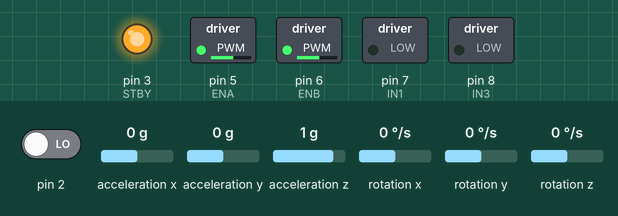
The sketch below on a simulated Arduino Uno, built with avr-gcc and run on an emulated ATmega328P. Shown: switched loads named in the sketch (green lamp = pin HIGH), output pins drawn as LEDs (lit = HIGH). The test bench sets the inputs (shaded band); at power-on: acceleration y 0 g, acceleration z 1 g, pin 2 LOW, acceleration x 0 g, rotation x 0 °/s, rotation y 0 °/s, rotation z 0 °/s. The sensor or clock chip raises its interrupt line as the real part does; what the sketch prints to the serial monitor is not drawn.

Above: at 1.7 s.
1.8 s: acceleration y set to -1.4 g
At 2.3 s:
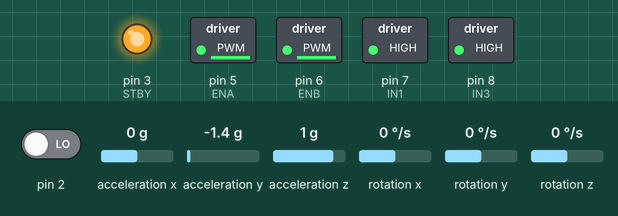
3.3 s: acceleration z set to 0.8 g
At 3.6 s:
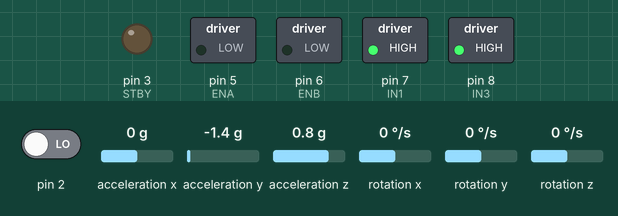
4.8 s: acceleration y set to 0 g
At 5.2 s:
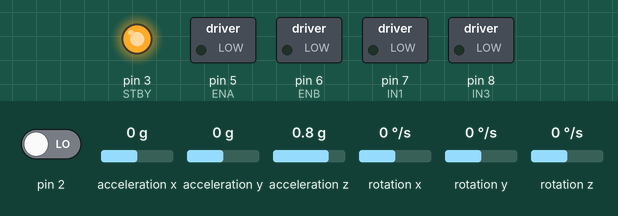
7.8 s: acceleration y set to -0.8 g
At 8.2 s:
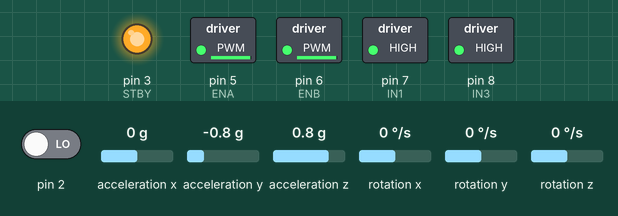
9.3 s: acceleration y set to 0.8 g
At 10.6 s:
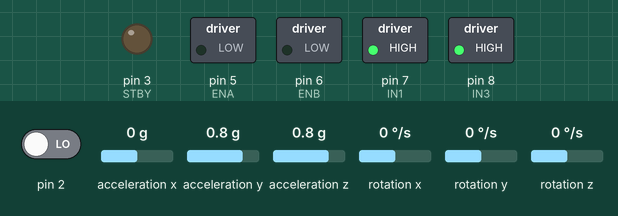
Timing chart, 0 to 11.8 s (numbered marks = the images above; inputs shaded):
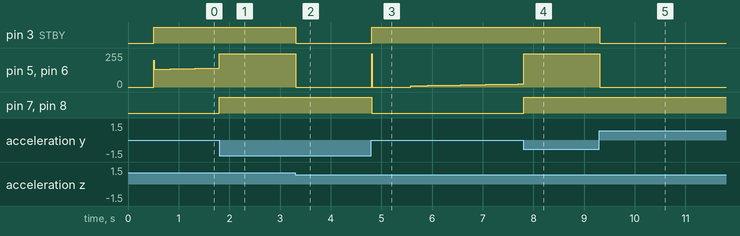

The sketch:

Arduino.ino
```cpp
#include "I2Cdev.h"
#include <PID_v1.h>
#include <Wire.h>
#include "MPU6050_6Axis_MotionApps20.h"

MPU6050 mpu;

const int ENA = 5;
const int IN1 = 7;
const int ENB = 6;
const int IN3 = 8;
const int STBY = 3;

bool dmpReady = false;
uint8_t mpuIntStatus;
uint8_t devStatus;
uint16_t packetSize;
uint16_t fifoCount;
uint8_t fifoBuffer[64];
Quaternion q;
VectorFloat gravity;
float ypr[3];
volatile bool mpuInterrupt = false;


double input, output;
double setpoint = 0.2;
double Kp = 20.0;
double Ki = 1.0;
double Kd = .1;
PID pid(&input, &output, &setpoint, Kp, Ki, Kd, DIRECT);
double fallLimit = 50.0;

float mpuOffset = -6.5;

void dmpDataReady() {
  mpuInterrupt = true;
}

void setup() {
  Serial.begin(115200);
  Wire.begin();
  pinMode(ENA, OUTPUT);
  pinMode(IN1, OUTPUT);
  pinMode(ENB, OUTPUT);
  pinMode(IN3, OUTPUT);
  pinMode(STBY, OUTPUT);

  mpu.initialize();
  devStatus = mpu.dmpInitialize();

  mpu.setXAccelOffset(-2990);
  mpu.setYAccelOffset(-119);
  mpu.setZAccelOffset(1612);
  mpu.setXGyroOffset(43);
  mpu.setYGyroOffset(-7);
  mpu.setZGyroOffset(12);

  if (devStatus == 0) {
    mpu.setDMPEnabled(true);
    attachInterrupt(digitalPinToInterrupt(2), dmpDataReady, RISING);
    mpuIntStatus = mpu.getIntStatus();
    dmpReady = true;
    packetSize = mpu.dmpGetFIFOPacketSize();
    Serial.println("MPU DMP prêt !");
  } else {
    Serial.print("Erreur d'initialisation DMP: ");
    Serial.println(devStatus);
    while (1);
  }

  pid.SetMode(AUTOMATIC);
  pid.SetSampleTime(10);
  pid.SetOutputLimits(-255, 255);

}
void loop() {

  if (!dmpReady) return;

  fifoCount = mpu.getFIFOCount();
  if (fifoCount < packetSize) return;

  mpuIntStatus = mpu.getIntStatus();

  mpu.getFIFOBytes(fifoBuffer, packetSize);
  mpu.dmpGetQuaternion(&q, fifoBuffer);
  mpu.dmpGetGravity(&gravity, &q);
  mpu.dmpGetYawPitchRoll(ypr, &q, &gravity);

  float pitch = ypr[2] * 180 / M_PI;
  input = -pitch + mpuOffset;

  pid.Compute();

  Serial.print("pitch: ");
  Serial.println(pitch);
  Serial.print("input: ");
  Serial.println(input);
  Serial.print("output: ");
  Serial.println(output);
if (abs(input) > fallLimit) {
    stopMotors();
    Serial.println("Chute détectée !");
}

 else {
    driveMotors(output);
  }
}

void driveMotors(double pidValue) {
  digitalWrite(STBY, HIGH);
  int pwm = min(250, abs(pidValue));
if (pwm < 10) pwm = 0;

  if (pidValue > 0) {
    digitalWrite(IN1, LOW);
    analogWrite(ENA, pwm);
    digitalWrite(IN3, LOW);
    analogWrite(ENB, pwm);
  } else {
    digitalWrite(IN1, HIGH);
    analogWrite(ENA, pwm);
    digitalWrite(IN3, HIGH);
    analogWrite(ENB, pwm);
  }
}

void stopMotors() {
  analogWrite(ENA, 0);
  analogWrite(ENB, 0);
  digitalWrite(STBY, LOW);
}
```

Measured:
- the behaviour switches between 1 and 0.9 g on acceleration z (found by bisection; images 1 and 2)
- after the input at 1.8 s, pin 7 (IN1), pin 8 (IN3): LOW → HIGH at once
- after the input at 3.3 s, pin 3 (STBY): HIGH → LOW at once; pin 5 (ENA), pin 6 (ENB): 250/255 → 0/255 at once
- after the input at 4.8 s, pin 3 (STBY): LOW → HIGH at once; pin 7 (IN1), pin 8 (IN3): HIGH → LOW at once
- after the input at 7.8 s, pin 7 (IN1), pin 8 (IN3): LOW → HIGH at once
- after the input at 9.3 s, pin 3 (STBY): HIGH → LOW at once; pin 5 (ENA), pin 6 (ENB): 250/255 → 0/255 at once
